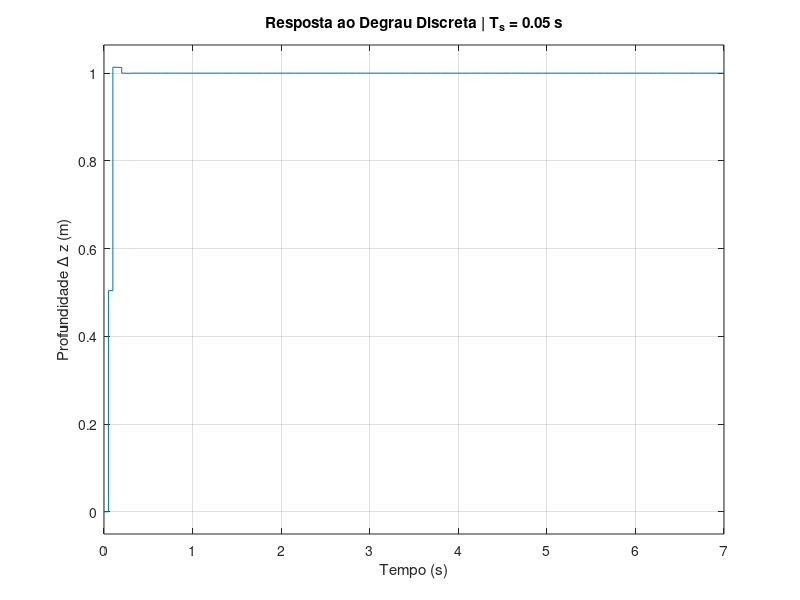

Write MATLAB code to recreate this figure.
clear; close all; clc;

% Tempo de amostragem
Ts = 0.05;

% Definicao da planta continua
s = tf('s');
G_s = 0.0526 / (s^2 + 0.8842*s);

disp('Planta continua G(s): ');
G_s

% Discretiza a planta usando ZOH
G_z = c2d(G_s, Ts, 'zoh');

disp('Planta discretizada G(z): ');
G_z

z = tf('z', Ts);

C_z = (7782.1012*(z - exp(-0.04421)))/(z + 0.4712);
L_z = C_z * G_z;

% Funcao de transferencia de Malha Fechada: H(z) = L(z) / (1 + L(z))
H_z = feedback(L_z, 1);

disp('Malha fechada H(z): ');
H_z

% Resposta ao degrau
figure; step(H_z); grid on;

title(['Resposta ao Degrau Discreta | T_s = ', num2str(Ts), ' s']);
xlabel('Tempo (s)');
ylabel('Profundidade \Delta z (m)');
